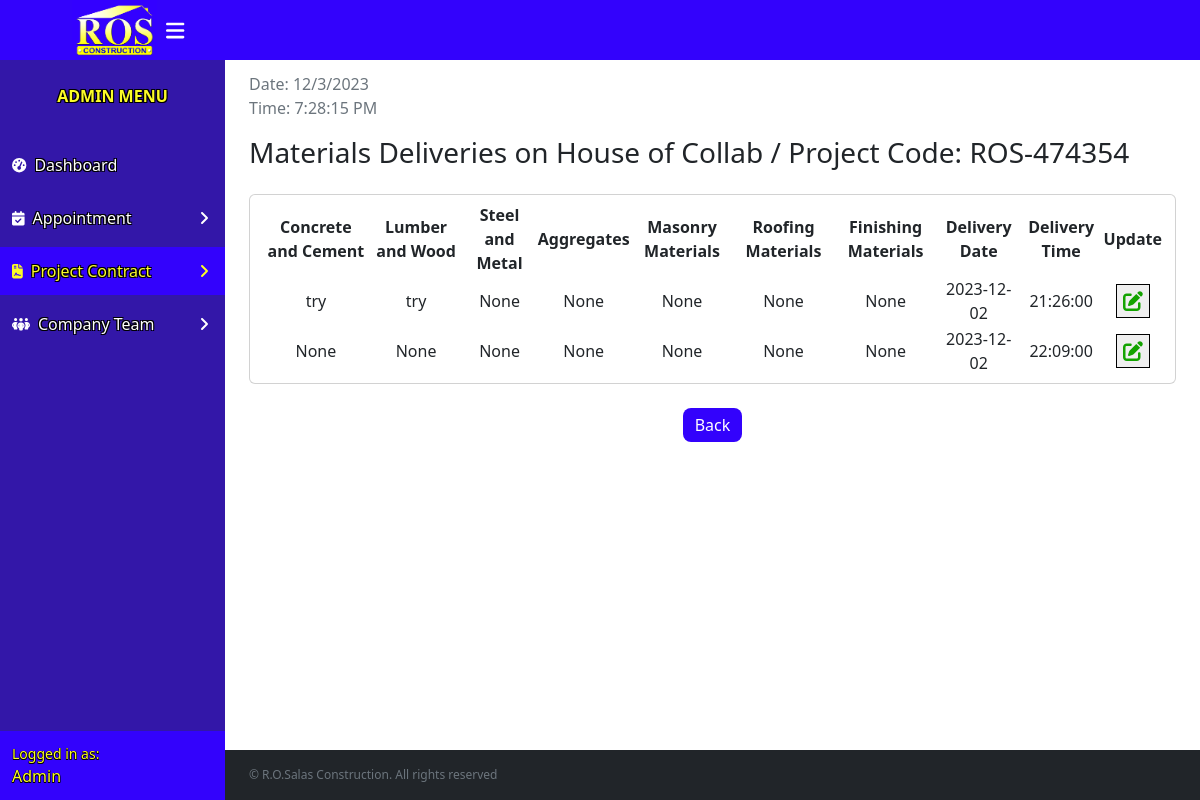
The page /php/deliveryLog.php?id=1&status=On-Going&projectName=House of Collab&projectCode=ROS-474354 (signed in) on the database its author committed.
### tables this page shows
CREATE TABLE `materials` (
  `ID` int(11) NOT NULL,
  `projectID` int(11) NOT NULL,
  `concrete` varchar(255) NOT NULL,
  `lumber` varchar(255) NOT NULL,
  `steel` varchar(255) NOT NULL,
  `aggregates` varchar(255) NOT NULL,
  `bricks` varchar(255) NOT NULL,
  `roofing` varchar(255) NOT NULL,
  `finishing` varchar(255) NOT NULL,
  `deliDate` date NOT NULL DEFAULT current_timestamp(),
  `deliTime` time NOT NULL DEFAULT current_timestamp()
);

### php/deliveryLog.php (the view, shortened to what this page needs)
<?php
include 'deliveryMaterials.php';
$projectID = $_GET['id'];
$status = $_GET['status'];
$projectName = $_GET['projectName'];
$projectCode = $_GET['projectCode'];
?>
<!DOCTYPE html>
<html lang="en">
<head>
    <link rel="stylesheet" href="../assets/css/bootstrap.min.css">
    <link rel="stylesheet" href="https://cdn.jsdelivr.net/npm/simple-datatables@7.3.0/dist/style.min.css">
    <link href="../assets/css/deliveryLog.css" rel="stylesheet">
</head>
<body class="sb-nav-fixed">
    <nav class="sb-topnav navbar navbar-expand navbar-dark bg-logo1">
        <a class="navbar-brand ps-5" href="dashboard.php">
            <img src="../assets/images/ros.jpg" alt="">
        </a>
        <button class="btn btn-link btn-sm order-lg-0 me-6 me-lg-4 " id="sidebarToggle" href="#"><i class="fas fa-bars fa-xl"></i></button>
    </nav>
    <div id="layoutSidenav">
        <div id="layoutSidenav_nav">
            <nav class="sb-sidenav accordion bg-logo2" id="sidenavAccordion">
                <div class="sb-sidenav-menu">
                    <div class="nav">
                        <div class="sb-sidenav-menu-heading">Admin Menu</div>
                        <a class="nav-link" href="dashboard.php">
                            <div class="sb-nav-link-icon"><i class="fas fa-tachometer-alt"></i></div>
                            Dashboard
                        </a>
                        <a class="nav-link collapsed" href="#" data-bs-toggle="collapse" data-bs-target="#appoitment" aria-expanded="false" aria-controls="collapseLayouts">
                            <div class="sb-nav-link-icon"><i class="fas fa-calendar-check"></i></div>
                            Appointment
                            <div class="sb-sidenav-collapse-arrow"><i class="fas fa-angle-down"></i></div>
                        </a>
                        <a class="nav-link active collapsed" href="#" data-bs-toggle="collapse" data-bs-target="#project" aria-expanded="false" aria-controls="collapseLayouts">
                            <div class="sb-nav-link-icon"><i class="fa fa-file-contract"></i></div>
                            Project Contract
                            <div class="sb-sidenav-collapse-arrow"><i class="fas fa-angle-down"></i></div>
                        </a>
                        <a class="nav-link collapsed" href="#" data-bs-toggle="collapse" data-bs-target="#team" aria-expanded="false" aria-controls="collapseLayouts">
                            <div class="sb-nav-link-icon"><i class="fas fa-people-group"></i></div>
                            Company Team
                            <div class="sb-sidenav-collapse-arrow"><i class="fas fa-angle-down"></i></div>
                        </a>
                    </div>
                </div>
                <div class="sb-sidenav-footer bg-logo1">
                    <div class="small">Logged in as:</div>
                    Admin
                </div>
            </nav>
        </div>
        <div id="layoutSidenav_content">
            <main>
                <div class="container-fluid px-4">
                    <ol class="breadcrumb mb-1">
                        <li class="breadcrumb-item active"></li>
                    </ol>
                    <h3 class="mt-3 mb-4">Materials Deliveries on <?php echo $projectName . " / Project Code: " . $projectCode ?></h3>
                    <div class="card mb-4">
                        <div class="card-body">
                            <table id="datatablesSimple">
                                <thead>
                                    <tr>
                                        <th>Concrete and Cement</th>
                                        <th>Lumber and Wood</th>
                                        <th>Steel and Metal</th>
                                        <th>Aggregates</th>
                                        <th>Masonry Materials</th>
                                        <th>Roofing Materials</th>
                                        <th>Finishing Materials</th>
                                        <th>Delivery Date</th>
                                        <th>Delivery Time</th>
                                        <?php if ($status == 'On-Going') { ?>
                                            <th>Update</th>
                                        <?php } ?>
                                    </tr>
                                </thead>
                                <tbody>
                                    <?php
                                    $query = "SELECT * FROM `materials` WHERE `projectID` = $projectID ";
                                    $result = mysqli_query($conn, $query);
                                    while ($row = mysqli_fetch_array($result)) {
                                    ?>
                                        <tr>
                                            <td><?php echo $row['concrete']; ?></td>
                                            <td><?php echo $row['lumber']; ?></td>
                                            <td><?php echo $row['steel']; ?></td>
                                            <td><?php echo $row['aggregates']; ?></td>
                                            <td><?php echo $row['bricks']; ?></td>
                                            <td><?php echo $row['roofing']; ?></td>
                                            <td><?php echo $row['finishing']; ?></td>
                                            <td><?php echo $row['deliDate']; ?></td>
                                            <td><?php echo $row['deliTime']; ?></td>
                                            <?php if ($status == 'On-Going') { ?>
                                                <td>
                                                    <button type="button" data-bs-toggle="modal" data-bs-target="#update-materials<?php echo $row['ID']; ?> "><i class="fas fa-pen-to-square fa-lg" style="color: #13a300;"></i></button>
                                                </td>
                                            <?php } ?>
                                        </tr>
                                    <?php } ?>
                                </tbody>
                            </table>
                        </div>
                    </div>
                    <div class="d-flex  justify-content-center">
                        <a class="add-btn" href="delivery.php" role="button">Back</a>
                    </div>
                </div>
            </main>
            <footer class="py-4 bg-dark mt-auto">
                <div class="container-fluid px-4">
                    <div class="d-flex align-items-center justify-content-between">
                        <div class="text-muted">&copy; R.O.Salas Construction. All rights reserved</div>
                    </div>
                </div>
            </footer>
        </div>
    </div>
</body>
</html>

### rows shown on the page
materials: concrete "try", lumber "try", steel "None", aggregates "None", bricks "None", roofing "None", finishing "None", deliDate "2023-12-02", deliTime "21:26:00"
materials: concrete "None", lumber "None", steel "None", aggregates "None", bricks "None", roofing "None", finishing "None", deliDate "2023-12-02", deliTime "22:09:00"

### other values the page prints
$projectName "House of Collab"
$projectCode "ROS-474354"
